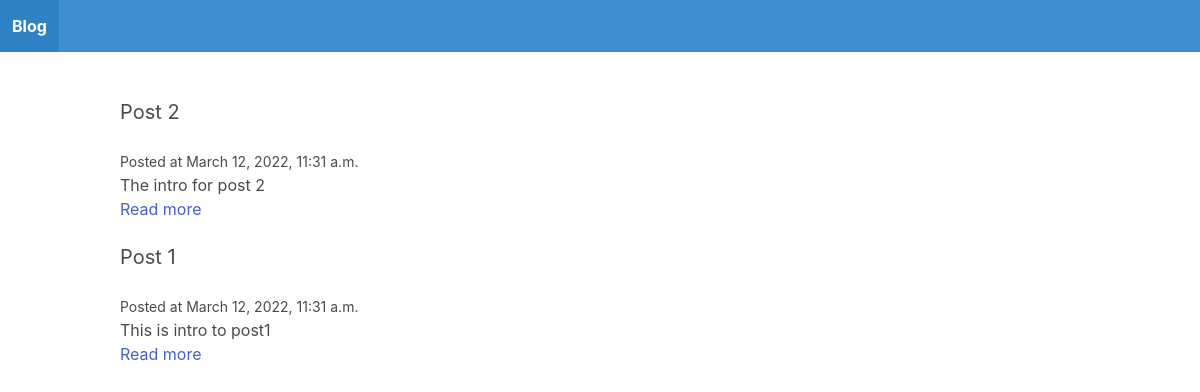
The page / on the database its author committed.
### blogapp/models.py (models this page shows)
class Post(models.Model):
    title = models.CharField(max_length=255)
    slug = models.SlugField()
    intro = models.TextField()
    body = models.TextField()
    date_added = models.DateTimeField(auto_now_add=True)
    class Meta:
        ordering = ['-date_added']

### blogapp/views.py (the view)
# urls.py: path('',frontpage,name='frontpage'),
def frontpage(request):
    posts = Post.objects.all()
    return render(request, 'blog/frontpage.html', {'posts': posts})

### blogapp/templates/blog/frontpage.html
{% extends 'blog/base.html' %}
{% block content %}
    {% for post in posts %}
        <div class="post block">
            <h2 class="subtitle">{{ post.title }}</h2>
            <small>Posted at {{ post.date_added }}</small>
            <p>{{ post.intro }}</p>
            <a href="{% url 'post_detail' post.slug %}">Read more</a>
        </div>
    {% endfor %}
{% endblock %}

### rows shown on the page
Post: title "Post 2", date_added "March 12, 2022, 11:31 a.m.", intro "The intro for post 2"
Post: title "Post 1", date_added "March 12, 2022, 11:31 a.m.", intro "This is intro to post1"
